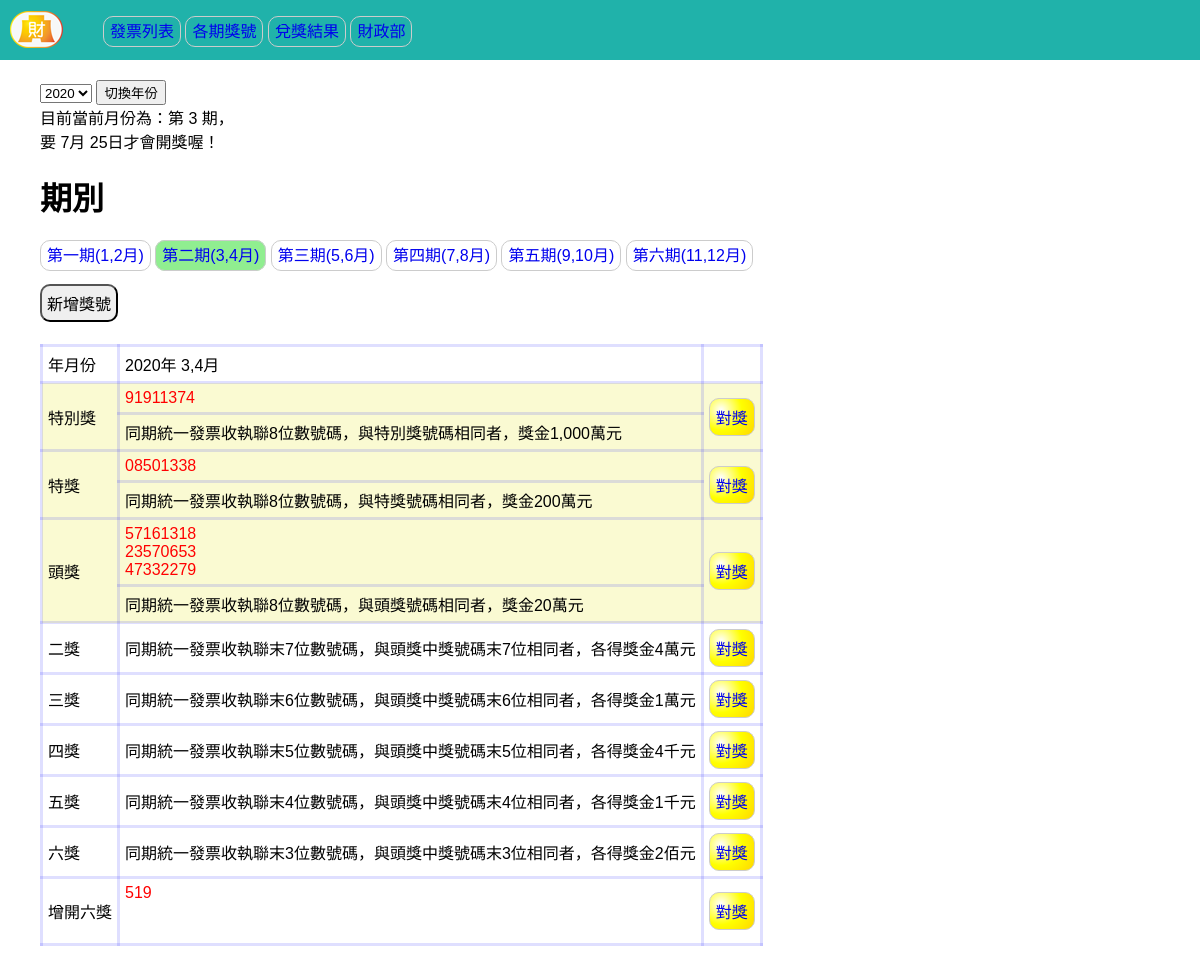
The page /invoice.php?period=2&year=2020 on the database its author committed.
### tables this page shows
CREATE TABLE `award_number` (
  `id` int(10) UNSIGNED NOT NULL,
  `code` varchar(2) DEFAULT NULL COMMENT '跟財政部API有關係，真的要去超商兌獎時，發票code會是唯一。',
  `number` varchar(8) NOT NULL,
  `period` tinyint(1) UNSIGNED NOT NULL,
  `year` year(4) NOT NULL,
  `type` tinyint(1) UNSIGNED NOT NULL
);

### common/base.php (called while the page is built, shortened)
<?php
$dsn="mysql:host=localhost;charset=utf8;dbname=invoice";
$pdo=new PDO($dsn,'root',"");
function all($table,...$arg){
    global $pdo;
    $sql="select * from $table ";
    if(isset($arg[0]) && is_array($arg[0])){
        $tmp=[];
        foreach($arg[0] as $key => $value){
            $tmp[]=sprintf("`%s`='%s'",$key,$value);
        }
        $sql=$sql." where " . implode(" && ",$tmp);
    }
    return $pdo->query($sql)->fetchAll();
}
function find($table,$arg){
    global $pdo;
    $sql="select * from $table ";
    if(is_array($arg)){
        $tmp=[];
        foreach($arg as $key => $value){
            $tmp[]=sprintf("`%s`='%s'",$key,$value);
        }
        $sql=$sql." where " . implode(" && ",$tmp);
    }else{
        $sql=$sql." where `id`='$arg'";
    }
    return $pdo->query($sql)->fetch(PDO::FETCH_ASSOC);
}
?>

### invoice.php (the view, shortened to what this page needs)
<?php include "./common/base.php";
$period=ceil(date("n")/2);
  $monthStr=[
    '1'=>"1,2月",
    '2'=>"3,4月",
    '3'=>"5,6月",
    '4'=>"7,8月",
    '5'=>"9,10月",
    '6'=>"11,12月"
  ];
  if(isset($_GET['period'])){
    $period=$_GET['period'];
  }
  $year=date("Y");
  if(isset($_GET['year'])){
    $year=$_GET['year'];
  }
  ?>
<!DOCTYPE html>
<html lang="en">
<head>
  <link rel="stylesheet" href="./css/style.css">
</head>
<body>
  <?php include "./include/header.php";
    $month=date("n");
    if(isset($_GET['period'])){
      $period=$_GET['period'];
    }else{
      $period=round(($month/2),0);
    }
  ?>
  <form class="yearswitch" action="invoice.php?period=<?=$period;?>&year=<?=$year;?>" method="get">
    <select name="year">
      <option value="2020" <?=($year==2020)?"selected":null;?>>2020</option>
    </select>
    <input type="submit" value="切換年份">
  </form>
  <?php
    echo "<p class='note'>目前當前月份為：第&nbsp;".round(($month/2),0)."&nbsp;期，</p>";
    echo "<span class='note'>要 ";
    if($month%2==0 && $month!=12){
      echo ($month+1)."月 25日才會開獎喔！";
    }else if($month%2==1 && $month!=11){
      echo ($month+2)."月 25日才會開獎喔！";
          }else{
            echo "明年 1月 25日才會開獎喔！";
          }
    echo "</span>";
    if(isset($_GET["period"])){
      $period=$_GET['period'];
    }
  ?>
  <h1>期別</h1>
  <ul class="nav">
    <li><a href="invoice.php?period=1&year=<?=$year;?>" style="background:<?=($period==1)?"lightgreen":"white";?>">第一期(1,2月)</a></li>
    <li><a href="invoice.php?period=2&year=<?=$year;?>" style="background:<?=($period==2)?"lightgreen":"white";?>">第二期(3,4月)</a></li>
    <li><a href="invoice.php?period=3&year=<?=$year;?>" style="background:<?=($period==3)?"lightgreen":"white";?>">第三期(5,6月)</a></li>
    <li><a href="invoice.php?period=4&year=<?=$year;?>" style="background:<?=($period==4)?"lightgreen":"white";?>">第四期(7,8月)</a></li>
    <li><a href="invoice.php?period=5&year=<?=$year;?>" style="background:<?=($period==5)?"lightgreen":"white";?>">第五期(9,10月)</a></li>
    <li><a href="invoice.php?period=6&year=<?=$year;?>" style="background:<?=($period==6)?"lightgreen":"white";?>">第六期(11,12月)</a></li>
  </ul>
  <div class="button_layout"><a href="add_lottery_number.php"><button class="yearswitch">新增獎號</button></a></div>
  <?php
  $sp_num1=find('award_number',['period'=>$period,'year'=>$year,'type'=>1]);
  $sp_num2=find('award_number',['period'=>$period,'year'=>$year,'type'=>2]);
  $num1=all('award_number',['period'=>$period,'year'=>$year,'type'=>3]);
  $num2=all('award_number',['period'=>$period,'year'=>$year,'type'=>4]);
  ?>
  <div>
  <table>
    <tr>
      <td>年月份</td>
      <td><?=$year;?>年 <?=$monthStr[$period];?></td>
      <td></td>
    </tr>
    <tr>
      <td rowspan=2>特別獎</td>
      <td class="lottery_number">
        <?php
          if(!empty($sp_num1['number'])){
            echo $sp_num1['number'];
          }
        ?>
      </td>
      <td rowspan=2><a href="award.php?aw=1&year=<?=$year;?>&period=<?=$period;?>"><div class="award_button">對獎</div></a></td>
    </tr>
    <tr>
      <td>同期統一發票收執聯8位數號碼，與特別獎號碼相同者，獎金1,000萬元</td>
    </tr>
    <tr>
      <td rowspan=2>特獎</td>
      <td class="lottery_number">
        <?php
          if(!empty($sp_num2['number'])){
            echo $sp_num2['number'];
          }
        ?>
      </td>
      <td rowspan=2><a href="award.php?aw=2&year=<?=$year;?>&period=<?=$period;?>"><div class="award_button">對獎</div></a></td>
    </tr>
    <tr>
      <td>同期統一發票收執聯8位數號碼，與特獎號碼相同者，獎金200萬元</td>
    </tr>
    <tr>
      <td rowspan=2>頭獎</td>
      <td class="lottery_number">
        <div>
          <?php
            if(!empty($num1)){
              foreach ($num1 as $value) {
                echo $value['number']."<br>";
              }
            }
          ?>
        </div>
      </td>
      <td rowspan=2><a href="award.php?aw=3&year=<?=$year;?>&period=<?=$period;?>"><div class="award_button">對獎</div></a></td>
    </tr>
    <tr>
      <td>同期統一發票收執聯8位數號碼，與頭獎號碼相同者，獎金20萬元</td>
    </tr>
    <tr>
      <td>二獎</td>
      <td>同期統一發票收執聯末7位數號碼，與頭獎中獎號碼末7位相同者，各得獎金4萬元</td>
      <td><a href="award.php?aw=4&year=<?=$year;?>&period=<?=$period;?>"><div class="award_button">對獎</div></a></td>
  </tr>
    <tr>
      <td>三獎</td>
      <td>同期統一發票收執聯末6位數號碼，與頭獎中獎號碼末6位相同者，各得獎金1萬元</td>
      <td><a href="award.php?aw=5&year=<?=$year;?>&period=<?=$period;?>"><div class="award_button">對獎</div></a></td>
    </tr>
    <tr>
      <td>四獎</td>
      <td>同期統一發票收執聯末5位數號碼，與頭獎中獎號碼末5位相同者，各得獎金4千元</td>
      <td><a href="award.php?aw=6&year=<?=$year;?>&period=<?=$period;?>"><div class="award_button">對獎</div></a></td>
    </tr>
    <tr>
      <td>五獎</td>
      <td>同期統一發票收執聯末4位數號碼，與頭獎中獎號碼末4位相同者，各得獎金1千元</td>
      <td><a href="award.php?aw=7&year=<?=$year;?>&period=<?=$period;?>"><div class="award_button">對獎</div></a></td>
    </tr>
    <tr>
      <td>六獎</td>
      <td>同期統一發票收執聯末3位數號碼，與頭獎中獎號碼末3位相同者，各得獎金2佰元</td>
      <td><a href="award.php?aw=8&year=<?=$year;?>&period=<?=$period;?>"><div class="award_button">對獎</div></a></td>
    </tr>
    <tr>
      <td>增開六獎</td>
      <td class="lottery_number">
          <?php
              if (!empty($num2)){
                foreach($num2 as $num){
                  echo $num['number']."<br>";
                }
              }
          ?>
      </td>
      <td><a href="award.php?aw=9&year=<?=$year;?>&period=<?=$period;?>"><div class="award_button">對獎</div></a></td>
    </tr>
  </table>
</body>
</html>

### css/style.css (style rules this page uses)
* { box-sizing: border-box; margin: 0px; font-family: 'Noto Sans TC', sans-serif; }
.header ul,.nav { list-style-type: none; }
li { margin: 18px 0px; display: inline-block; }
.header a.hd, .nav a { border: 1px solid #CCC; border-radius: 10px; box-sizing: border-box; padding: 6px; }
table { border-collapse: collapse; border: 1px solid #0000ff20; margin: 20px 40px; }
table td { border-collapse: collapse; border: 3px solid #0000ff20; padding: 5px; }
table tr.first, tr:nth-of-type(2), tr:nth-of-type(3), tr:nth-of-type(4), tr:nth-of-type(5), tr:nth-of-type(6), tr:nth-of-type(7) { background: lightgoldenrodyellow; }
.awd_number, .lottery_number { color: red; }
button, .awd_number { padding: 5px; border-radius: 10px; }
.button_layout { position: relative; width: 200px; height: 40px; }
table td .award_button { border: 1px solid #CCC; border-radius: 10px; box-sizing: border-box; padding: 6px; background: radial-gradient(circle at 25% 30%, white, yellow, gold ) }
a { text-decoration: none; }
h1 { margin: 20px 40px 5px 40px; }
.note { margin: 0px 40px 0px 40px; }
.yearswitch, .period_item { margin: 0px 0px 0px 40px; font-size: 1rem; }

### rows shown on the page
award_number: number "91911374"
award_number: number "08501338"
award_number: number "57161318"
award_number: number "23570653"
award_number: number "47332279"
award_number: number "519"

### other values the page prints
$year "2020"
$monthStr[$period] "3,4月"
